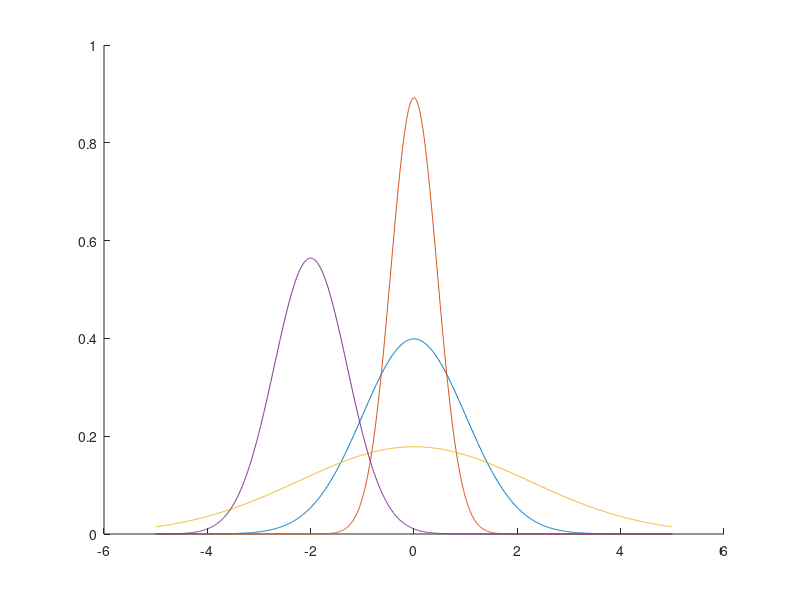
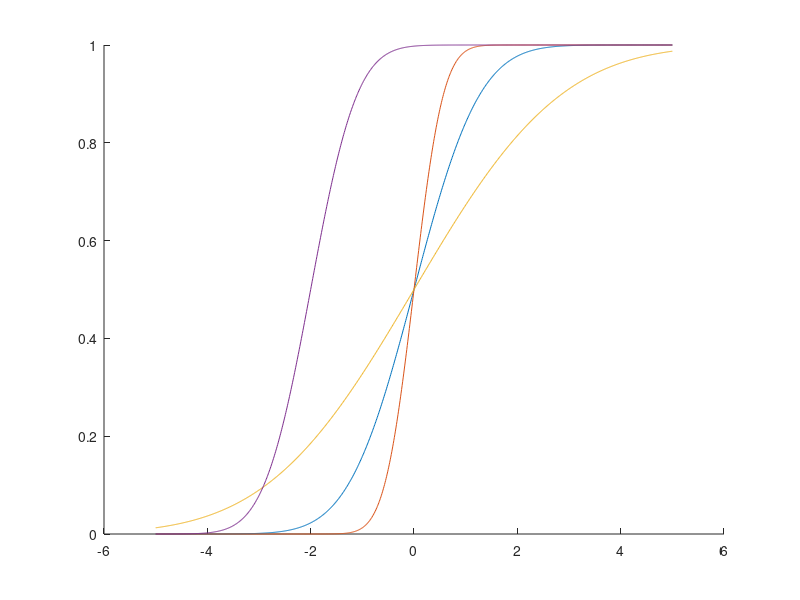

These charts were generated, in order, by the following MATLAB code: (Note: this script raises an error after producing the figures.)
addpath(['./' 'equation_root'], ['./' 'integral_func'])


% Seção 1
printf("==================\n");
printf("     Seção 1\n");
printf("==================\n");


% Tarefa 1
pkg load statistics;


% Tarefa 2
printf("\n\n\n==== Tarefa 2 ===\n");
FDP_Normal = @(x, mu, sigma) 1/sqrt(2.* pi .* sigma.^2).* exp(-(x-mu).^2/(2.*sigma.^2))


% Tarefa 3
printf("\n\n\n==== Tarefa 3 ===\n");
printf("FDP_Normal(0, 0, 1) - normpdf(0, 0, 1) = %f\n", FDP_Normal(0, 0, 1) - normpdf(0, 0, 1));
printf("FDP_Normal(0, 1, 2) - normpdf(0, 1, 2) = %f\n", FDP_Normal(0, 1, 2) - normpdf(0, 1, 2));
printf("Gerando a, b, c aleatórios entre 0 e 1 ...\n");
a = rand();
b = rand();
c = rand();
printf("a = %f\nb = %f\nc = %f\n", a, b, c);
printf("FDP_Normal(a, b, c) - normpdf(a, b, c) = %f\n", FDP_Normal(a, b, c) - normpdf(a, b, c));


% Tarefa 4
xx = -5:0.01:5;
hold on;
plot(xx, normpdf(xx, 0, 1));
plot(xx, normpdf(xx, 0, sqrt(0.2)));
plot(xx, normpdf(xx, 0, sqrt(5.0)));
plot(xx, normpdf(xx, -2, sqrt(0.5)));


% Tarefa 5
printf("\n\n\n==== Tarefa 5 ===\n");
FDA_Normal = @(x, mu, sigma) 1/2 * (1 + erf((x-mu)/(sigma * sqrt(2))))
printf("FDA_Normal(0, 0, 1) - normcdf(0, 0, 1) = %f\n", FDA_Normal(0, 0, 1) - normcdf(0, 0, 1));
printf("FDA_Normal(0, 1, 2) - normcdf(0, 1, 2) = %f\n", FDA_Normal(0, 1, 2) - normcdf(0, 1, 2));
printf("Gerando a, b, c aleatórios entre 0 e 1 ...\n");
a = rand();
b = rand();
c = rand();
printf("a = %f\nb = %f\nc = %f\n", a, b, c);
printf("FDA_Normal(a, b, c) - normcdf(a, b, c) = %f\n", FDA_Normal(a, b, c) - normcdf(a, b, c));

figure()
hold on
plot(xx, normcdf(xx, 0, 1));
plot(xx, normcdf(xx, 0, sqrt(0.2)));
plot(xx, normcdf(xx, 0, sqrt(5.0)));
plot(xx, normcdf(xx, -2, sqrt(0.5)));


% Tarefa 6
printf("\n\n\n==== Tarefa 6 ===\n");
printf("FDA = 0.99  ==>   1/2 * (1 + erf((x-mu)/(sigma * sqrt(2)))) = 0.99   ==>\n");
printf("erf((x-mu)/(sigma * sqrt(2))) = (0.99 * 2) - 1   ==>   x = erfinv((0.99 * 2) - 1) * sigma * sqrt(2) + mu\n");
printf("x = erfinv(0.98) * sqrt(0.5) * sqrt(2) + (-2)\n");
printf("x = erfinv(49/50) - 2\n");
x = erfinv(49/50) - 2


% Tarefa 7
printf("\n\n\n==== Tarefa 7 ===\n");
mu = -2;
sigma = 0.7;
func = @(x) FDP_Normal(x, mu, sigma)
a = mu - 10 * sigma;
b = x;
erros = zeros([12 4]);
for n = 1:12
	printf("n = %d\n", n);
	integral_correct = normcdf(b, mu, sigma) - normcdf(a, mu, sigma);
	
	printf("Integral Trapezios Repetida:\n")
	integral_result = integralTrapeziosRepetidaFunc(func, a, b, n, 0);
	erro = abs(integral_correct - integral_result)
	printf("\tValor = %f\n", integral_result);
	printf("\tErro = %f\n", erro);
	erros(n, 1) = erro;
	
	printf("Integral Simpson Repetida:\n");
	integral_result = integralSimpsonRepetidaFunc(func, a, b, n, 0);
	erro = abs(integral_correct - integral_result);
	printf("\tValor = %f\n", integral_result);
	printf("\tErro = %f\n", erro);
	erros(n, 2) = erro;
	
	printf("Integral Simpson 3/8 Repetida:\n");
	integral_result = integralSimpson38RepetidaFunc(func, a, b, n, 0);
	erro = abs(integral_correct - integral_result);
	printf("\tValor = %f\n", integral_result);
	printf("\tValor = %f\n", erro);
	erros(n, 3) = erro;

	printf("Integral Quadratura Gaussiana:\n");
	C = coefGaussLegendre( n + 1 );
	[T, A] = tabelaAbcissasPesosGaussLegendre( C );
	integral_result = integralGaussLegendreFunc(func, a, b, n, T, A, 0);
	erro = abs(integral_correct - integral_result);
	printf("\tValor = %f\n", integral_result);
	printf("\tValor = %f\n", erro);
	erros(n, 4) = erro;
endfor
erros
figure()
bar(1:12, erros);
legend('Trapezios', 'Simpson 1/3', 'Simpson 3/8', 'Quadratura Gaussiana');
xlabel('Quantidade de Subdivisões');
ylabel('Erro');
title('Evolução do Erro em Relação à Quantidade de Subdivisões');


% Tarefa 8
semente = 2021;
randn('seed', semente);
n = 1000;
xx = mu + sigma .* randn(1, n);


% Tarefa 9
printf("\n\n\n==== Tarefa 9 ===\n");
mu_estimate = 1/n * sum(xx)
sigma_estimate = sqrt(1/(n-1)*sumsq(xx - mu_estimate))
printf("|mu_estimate - mu| = %f\n",  abs(mu_estimate - mu));
printf("|sigma_estimate - sigma| = %f\n",  abs(sigma_estimate - sigma));


% Tarefa 10
printf("\n\n\n==== Tarefa 9 ===\n");
func = @(x) FDA_Normal(x, mu, sigma) - 0.99;
raizBisecPosFalsa( 0, func, -1, 0, 0, 10000)
solucao_analitica = mu + sigma * sqrt(2) * erfinv(2 * 0.99 - 1)



% Seção 2
printf("\n\n\n");
printf("==================\n");
printf("     Seção 2\n");
printf("==================\n");


% Tarefa 1
printf("\n\n\n==== Tarefa 1 ===\n");
figure();
hold on;
k = ceil(1 + 3.322 * log(n))
[nn_hist xx_hist] = hist(xx, k);
delta_x = xx_hist(2) - xx_hist(1);
[yy_hist xx_hist] = hist(xx, k, 1/delta_x);
hist(xx, k, 1/delta_x)


% Tarefa 2
printf("\n\n\n==== Tarefa 2 ===\n");
xx_fit = -7:0.01:3;
plot(xx_fit, normpdf(xx_fit, mu_estimate, sigma_estimate));
yy_hat = normpdf(xx_hist, mu_estimate, sigma_estimate);
RSS = sumsq(yy_hat - yy_hist)



% Seção 3
printf("\n\n\n");
printf("==================\n");
printf("     Seção 3\n");
printf("==================\n");


% Tarefa 1
printf("\n\n\n==== Tarefa 1 ===\n");
FDP_Weibull = @(x, lambda, k) k/lambda .* (x./lambda)^(k-1) .* exp(-(x./lambda).^k)


% Tarefa 2
printf("\n\n\n==== Tarefa 2 ===\n");
printf("FDP_Weibull(1, 0.5, 1) - wblpdf(1, 0.5, 1) = %f\n", FDP_Weibull(1, 0.5, 1) - wblpdf(1, 0.5, 1));
printf("FDP_Weibull(1, 1.5, 2) - wblpdf(1, 1.5, 2) = %f\n", FDP_Weibull(1, 1.5, 2) - wblpdf(1, 1.5, 2));
printf("Gerando a, b, c aleatórios entre 0 e 1 ...\n");
a = rand();
b = rand();
c = rand();
printf("a = %f\nb = %f\nc = %f\n", a, b, c);
printf("FDP_Weibull(a, b, c) - wblpdf(a, b, c) = %f\n", FDP_Weibull(a, b, c) - wblpdf(a, b, c));


% Tarefa 3
figure();
hold on;
xx = 0:0.01:2.5;
plot(xx, wblpdf(xx, 1, 0.5));
plot(xx, wblpdf(xx, 1, 1));
plot(xx, wblpdf(xx, 1, 1.5));
plot(xx, wblpdf(xx, 1, 5));


% Tarefa 4
printf("\n\n\n==== Tarefa 4 ===\n");
FDA_Weibull = @(x, lambda, k) 1 - exp(-(x ./ lambda).^k)

printf("FDA_Weibull(1, 0.5, 1) - wblcdf(1, 0.5, 1) = %f\n", FDA_Weibull(1, 0.5, 1) - wblcdf(1, 0.5, 1));
printf("FDA_Weibull(1, 1.5, 2) - wblcdf(1, 1.5, 2) = %f\n", FDA_Weibull(1, 1.5, 2) - wblcdf(1, 1.5, 2));
printf("Gerando a, b, c aleatórios entre 0 e 1 ...\n");
a = rand();
b = rand();
c = rand();
printf("a = %f\nb = %f\nc = %f\n", a, b, c);
printf("FDA_Weibull(a, b, c) - wblcdf(a, b, c) = %f\n", FDA_Weibull(a, b, c) - wblcdf(a, b, c));

figure();
hold on;
xx = 0:0.01:2.5;
plot(xx, wblcdf(xx, 1, 0.5));
plot(xx, wblcdf(xx, 1, 1));
plot(xx, wblcdf(xx, 1, 1.5));
plot(xx, wblcdf(xx, 1, 5));


% Tarefa 5
xx = wblrnd(1, 1, [1 1000]);


% Tarefa 6 - Usar wblfit
printf("\n\n\n==== Tarefa 6 ===\n");
phi = @(xx, k) (mean(xx .^ k .* log(xx))/mean(xx .^ k) - mean(log(xx))) ^ (-1);
k_estimate = 1;
erro = inf;
while (erro > 10^(-14))
	k_old = k_estimate;
	k_estimate = phi(xx, k_estimate);
	erro = abs((k_estimate - k_old)/k_old);
endwhile
k
lambda_estimate = mean(xx .^ k_estimate) ^ (1/k_estimate)


% Tarefa 7
figure();
hold on;
printf("\n\n\n==== Tarefa 7 ===\n");
k = ceil(1 + 3.322 * log(n))
[nn_hist xx_hist] = hist(xx, k);
delta_x = xx_hist(2) - xx_hist(1);
[yy_hist xx_hist] = hist(xx, k, 1/delta_x);
hist(xx, k, 1/delta_x)
xx_fit = 0:0.01:8;
plot(xx_fit, wblpdf(xx_fit, lambda_estimate, k_estimate));
yy_hat = wblpdf(xx_hist, lambda_estimate, k_estimate);
RSS = sumsq(yy_hat - yy_hist)


% Tarefa 8
printf("\n\n\n==== Tarefa 8 ===\n");
mu_estimate = 1/n * sum(xx)
sigma_estimate = sqrt(1/(n-1)*sumsq(xx - mu_estimate))
printf("|mu_estimate - mu| = %f\n",  abs(mu_estimate - mu));
printf("|sigma_estimate - sigma| = %f\n",  abs(sigma_estimate - sigma));
plot(xx_fit, normpdf(xx_fit, mu_estimate, sigma_estimate));
yy_hat = normpdf(xx_hist, mu_estimate, sigma_estimate);
RSS = sumsq(yy_hat - yy_hist)



% Seção 4
printf("\n\n\n");
printf("==================\n");
printf("     Seção 4\n");
printf("==================\n");


% Tarefa 1
printf("\n\n\n==== Tarefa 1 ===\n");
FDP_Pareto = @(x, mu, sigma, ksi) 1/sigma * (1 + ksi * (x - mu) / sigma) .^ (-1/ksi - 1)


% Tarefa 2
xx = 0:0.01:5;
figure();
hold on;
plot(xx, FDP_Pareto(xx, 0, 1, 1));
plot(xx, FDP_Pareto(xx, 0, 1, 5));
plot(xx, FDP_Pareto(xx, 0, 1, 20));
plot(xx, FDP_Pareto(xx, 0, 2, 1));
plot(xx, FDP_Pareto(xx, 0, 2, 5));
plot(xx, FDP_Pareto(xx, 0, 2, 20));


% Tarefa 3
function retval = FDA_Pareto(x, mu, sigma, ksi)
	if (ksi == 0)
		retval = 1 - exp(- (x - mu) / sigma);
	else
		retval = 1 - (1 + ksi * (x - mu) / sigma) .^ (-1/ksi);
	endif
endfunction
figure();
hold on;
plot(xx, FDA_Pareto(xx, 0, 1, 1));
plot(xx, FDA_Pareto(xx, 0, 1, 5));
plot(xx, FDA_Pareto(xx, 0, 1, 20));
plot(xx, FDA_Pareto(xx, 0, 2, 1));
plot(xx, FDA_Pareto(xx, 0, 2, 5));
plot(xx, FDA_Pareto(xx, 0, 2, 20));


% Tarefa 4
n = 1000;
xx = gprnd(1, 1, 0, [1 n]);


% Tarefa 5
printf("\n\n\n==== Tarefa 5 ===\n");
figure();
k = ceil(1 + 3.322 * log(n))
[nn_hist xx_hist] = hist(xx, k);
delta_x = xx_hist(2) - xx_hist(1);
[yy_hist xx_hist] = hist(xx, k, 1/delta_x);
mu_estimate = 0
expected_value = 1 / n * sum(xx)
variance = 1 / (n - 1) * sum ((xx - expected_value) .^ 2)
ksi_estimate = 1/2 * (1 - (expected_value - mu_estimate) ^ 2 / variance)
sigma_estimate =  (expected_value - 0) * (1 - ksi_estimate)
xx_fit = 0:0.01:12;
yy_hat = FDP_Pareto(xx_hist, mu_estimate, sigma_estimate, ksi_estimate);
plot(xx_fit, FDP_Pareto(xx_fit, mu_estimate, sigma_estimate, ksi_estimate));
RSS = sumsq(yy_hat - yy_hist)

% PROBLEMA PRÁTICO
printf("\n\n\n");
printf("==================\n");
printf("     Problema Prático\n");
printf("==================\n");

wspd = load("vetorWSPD").wspd;
wvht = load("vetorWVHT").wvht;
wspd(wspd==0) = 0.1;
wvht(wvht==0) = 0.1;

wspd = wspd(wspd~=99);
wvht = wvht(wvht~=99);

t_wspd = [1:1:length(wspd)];
t_wvht = [1:1:length(wvht)];

figure()
plot(t_wspd, wspd);

figure()
plot(t_wvht, wvht, '.', 'MarkerSize', 0.2);


% WSPD
k_wspd = ceil(1 + 3.322 * log(length(wspd)));
mu_estimate = 1/length(wspd) * sum(wspd);
sigma_estimate = sqrt(1/(length(wspd)-1)*sumsq(wspd - mu_estimate));

figure()
[nn, xx] = hist(wspd, k_wspd);
hist(wspd, k_wspd);
delta = xx(2) - xx(1);
areaHist = sum(delta*nn);
hold on
xx_fit = xx(1):0.01:xx(end);
plot(xx_fit, normpdf(xx_fit, mu_estimate, sigma_estimate)*areaHist, '.');
plot(xx_fit, gppdf(xx_fit, gpfit(wspd)(1), gpfit(wspd)(2),0)*areaHist, '.');
hold off

% WVHT
k_wvht = ceil(1 + 3.322 * log(length(wvht)));
mu_estimate = 1/length(wvht) * sum(wvht);
sigma_estimate = sqrt(1/(length(wvht)-1)*sumsq(wvht - mu_estimate));

figure()
[nn, xx] = hist(wvht, k_wvht);
hist(wvht, k_wvht);
delta = xx(2) - xx(1);
areaHist = sum(delta*nn);
hold on
xx_fit = xx(1):0.01:xx(end);
plot(xx_fit, normpdf(xx_fit, mu_estimate, sigma_estimate)*areaHist, '.');
##plot(xx_fit, wblpdf(xx_fit, wblfit(wvht)(2), wblfit(wvht)(1))*areaHist, '.');
plot(xx_fit, gppdf(xx_fit, gpfit(wvht)(1), gpfit(wvht)(2),0)*areaHist, '.');
hold off
